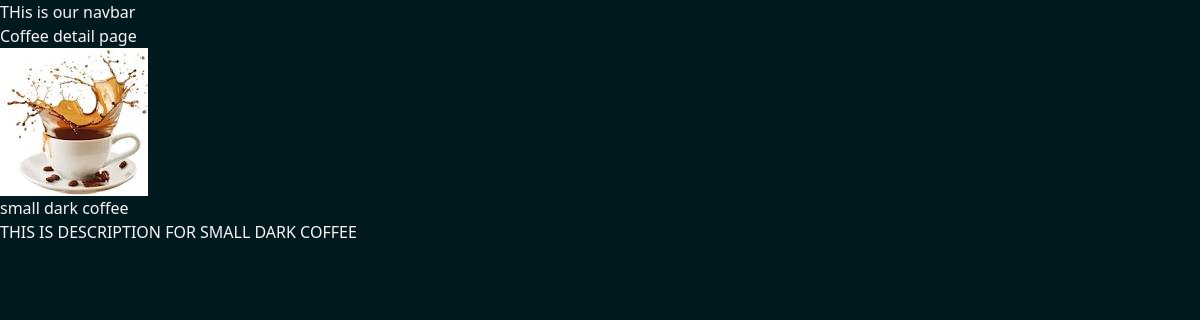
Screenshot of /coffee/1/ with the database file from the repository.
### coffee/models.py (models this page shows, shortened)
class CoffeeVariety(models.Model):
    COFFEE_TYPE_CHOICE = [
        ('ML', 'MASALA'),
        ('BL', 'BLACK'),
        ('WH', 'WHITE'),
        ('ES', 'ESPRESSO'),
        ('CA', 'CAPPUCCINO'),
        ('LT', 'LATTE'),
        ('FR', 'FRAPPUCCINO'),
        ('IC', 'ICED COFFEE'),
        ('OT', 'OTHER'),
    ]
    name = models.CharField(max_length=100)
    image = models.ImageField(upload_to = 'coffeeis/')
    date_added = models.DateTimeField(default=timezone.now)
    type = models.CharField(max_length=2, choices=COFFEE_TYPE_CHOICE)
    description = models.TextField(default='')

### coffee/views.py (the view)
# urls.py: path('<int:coffee_id>/', views.coffee_details, name='coffee_detail'),
def coffee_details(request, coffee_id):
    coffee = get_object_or_404(CoffeeVariety, pk=coffee_id)
    return render(request, 'coffee/coffee_detail.html', {'coffee': coffee})

### coffee/templates/coffee/coffee_detail.html (shortened to what this page needs)
{% extends "layout.html" %}
{% block content %}
<h1>Coffee detail page</h1>
<img class="" src="{{coffee.image.url}}" alt="">
<h3>{{coffee.name}}</h3>
<H4>{{coffee.description}}</H4>
{% endblock %}

### static/style.css (style rules this page uses)
body { background-color: rgb(3, 25, 32); color: whitesmoke; }

### rows the page displays
CoffeeVariety: image (picture), name "small dark coffee", description "THIS IS DESCRIPTION FOR SMALL DARK COFFEE"
